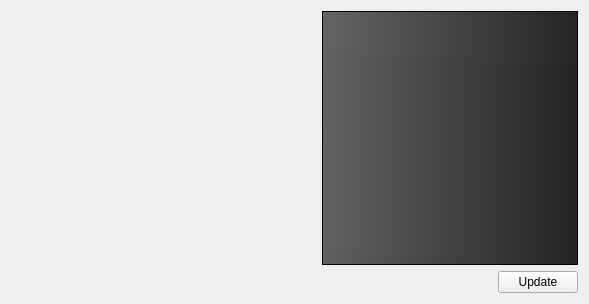
<?xml version="1.0" encoding="UTF-8"?>
<ui version="4.0">
 <class>vehicleConfiguration</class>
 <widget class="QWidget" name="vehicleConfiguration">
  <property name="geometry">
   <rect>
    <x>0</x>
    <y>0</y>
    <width>589</width>
    <height>304</height>
   </rect>
  </property>
  <property name="windowTitle">
   <string>Form</string>
  </property>
  <property name="styleSheet">
   <string notr="true"/>
  </property>
  <layout class="QGridLayout" name="gridLayout">
   <item row="0" column="0" colspan="3">
    <widget class="QLabel" name="configView">
     <property name="minimumSize">
      <size>
       <width>0</width>
       <height>0</height>
      </size>
     </property>
     <property name="styleSheet">
      <string notr="true">color: rgba(255, 255, 255, 0);</string>
     </property>
     <property name="text">
      <string/>
     </property>
    </widget>
   </item>
   <item row="1" column="0">
    <spacer name="horizontalSpacer_2">
     <property name="orientation">
      <enum>Qt::Horizontal</enum>
     </property>
     <property name="sizeHint" stdset="0">
      <size>
       <width>40</width>
       <height>20</height>
      </size>
     </property>
    </spacer>
   </item>
   <item row="1" column="4">
    <widget class="QPushButton" name="updateButton">
     <property name="text">
      <string>Update</string>
     </property>
    </widget>
   </item>
   <item row="1" column="1">
    <spacer name="horizontalSpacer">
     <property name="orientation">
      <enum>Qt::Horizontal</enum>
     </property>
     <property name="sizeHint" stdset="0">
      <size>
       <width>40</width>
       <height>20</height>
      </size>
     </property>
    </spacer>
   </item>
   <item row="1" column="2">
    <spacer name="horizontalSpacer_3">
     <property name="orientation">
      <enum>Qt::Horizontal</enum>
     </property>
     <property name="sizeHint" stdset="0">
      <size>
       <width>40</width>
       <height>20</height>
      </size>
     </property>
    </spacer>
   </item>
   <item row="1" column="3">
    <spacer name="horizontalSpacer_4">
     <property name="orientation">
      <enum>Qt::Horizontal</enum>
     </property>
     <property name="sizeHint" stdset="0">
      <size>
       <width>40</width>
       <height>20</height>
      </size>
     </property>
    </spacer>
   </item>
   <item row="0" column="3" colspan="2">
    <widget class="QTableWidget" name="configSpecs">
     <property name="font">
      <font>
       <pointsize>10</pointsize>
       <weight>75</weight>
       <bold>true</bold>
       <stylestrategy>PreferAntialias</stylestrategy>
      </font>
     </property>
     <property name="styleSheet">
      <string notr="true">background-color:  qlineargradient(spread:pad, x1:0, y1:0, x2:1, y2:0.0397727, stop:0 rgba(100, 100, 100, 255), stop:1 rgba(36, 36, 36, 255))
</string>
     </property>
     <property name="frameShape">
      <enum>QFrame::Box</enum>
     </property>
     <property name="frameShadow">
      <enum>QFrame::Plain</enum>
     </property>
     <property name="lineWidth">
      <number>1</number>
     </property>
     <property name="alternatingRowColors">
      <bool>false</bool>
     </property>
     <property name="selectionMode">
      <enum>QAbstractItemView::NoSelection</enum>
     </property>
     <property name="showGrid">
      <bool>false</bool>
     </property>
     <property name="gridStyle">
      <enum>Qt::NoPen</enum>
     </property>
     <property name="wordWrap">
      <bool>false</bool>
     </property>
     <property name="cornerButtonEnabled">
      <bool>false</bool>
     </property>
     <attribute name="horizontalHeaderVisible">
      <bool>false</bool>
     </attribute>
     <attribute name="horizontalHeaderCascadingSectionResizes">
      <bool>true</bool>
     </attribute>
     <attribute name="horizontalHeaderStretchLastSection">
      <bool>true</bool>
     </attribute>
     <attribute name="verticalHeaderVisible">
      <bool>false</bool>
     </attribute>
     <attribute name="verticalHeaderStretchLastSection">
      <bool>false</bool>
     </attribute>
    </widget>
   </item>
  </layout>
 </widget>
 <resources/>
 <connections/>
</ui>
